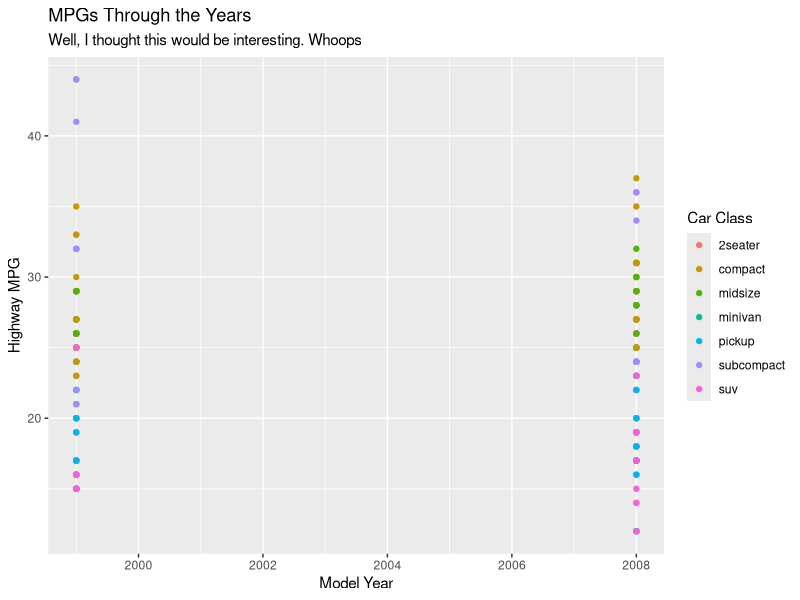
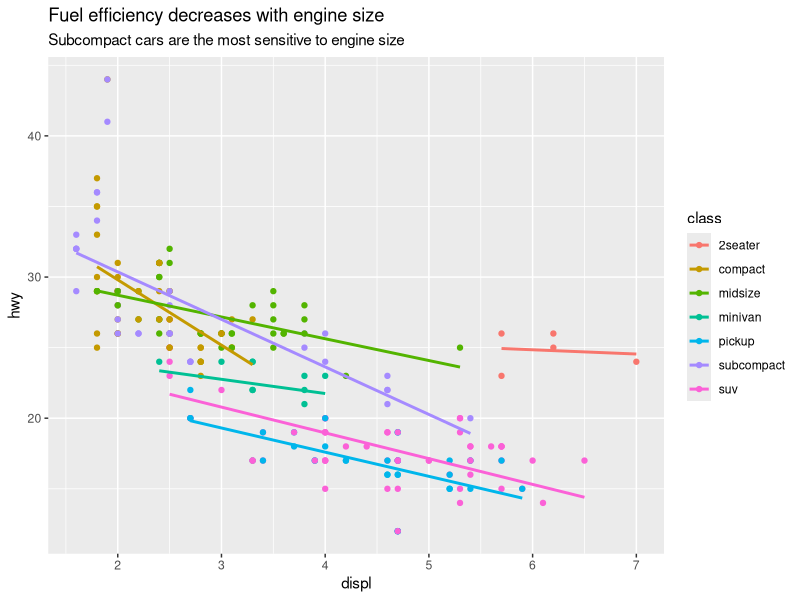
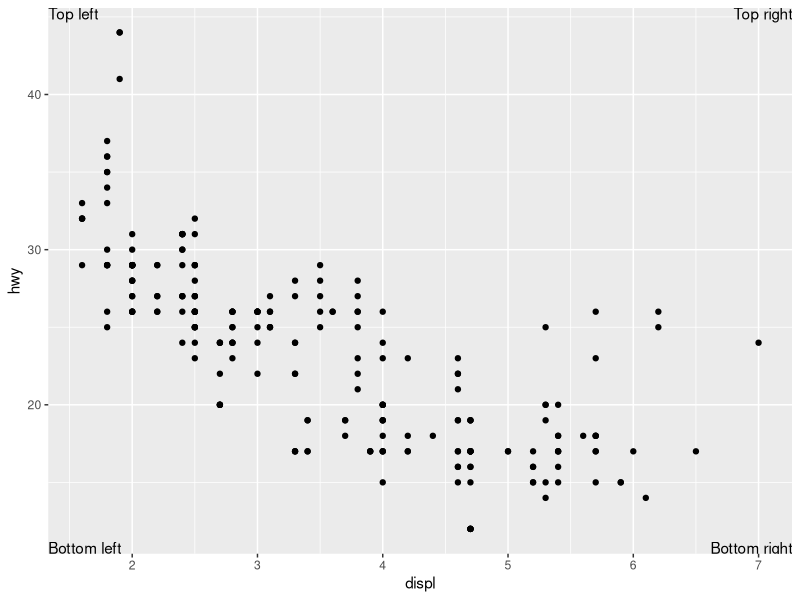
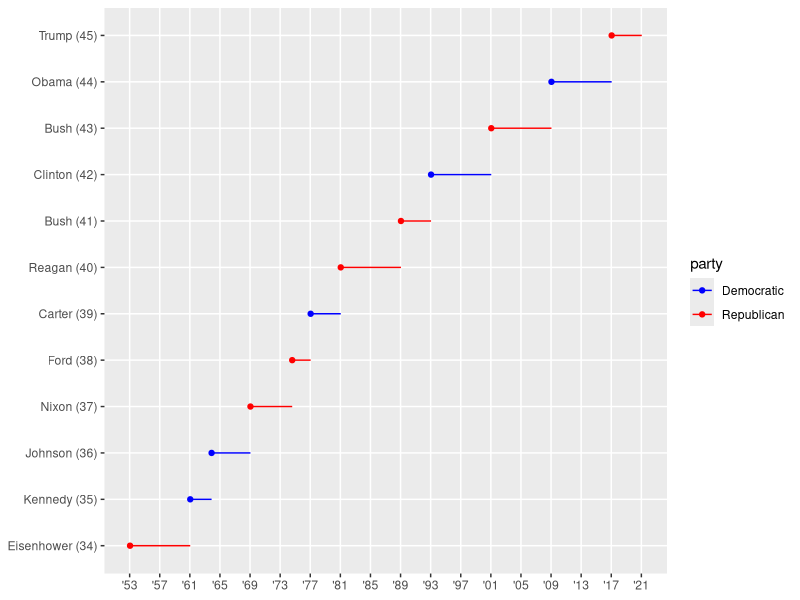
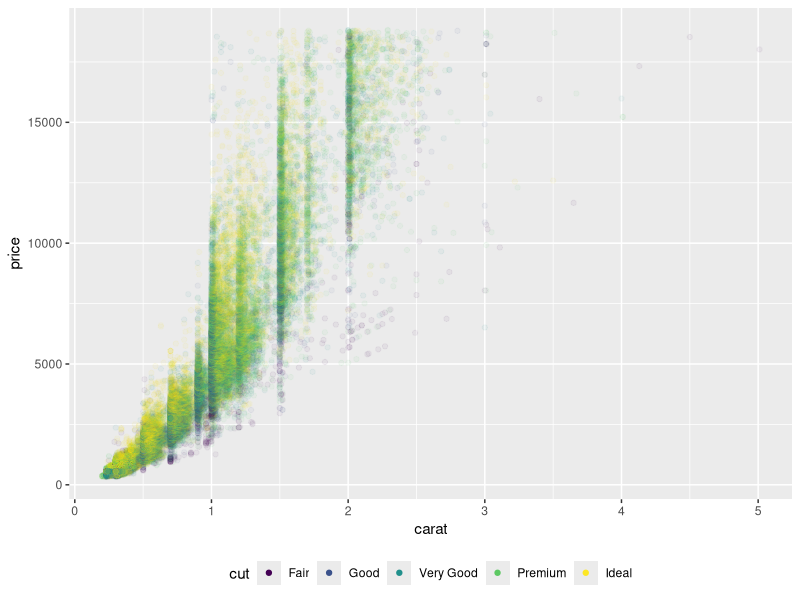

Write R code to recreate these figures, in order.
## ---- chunk 1
library(tidyverse)
library(lubridate)
## ---- chunk 2
ggplot(mpg, aes(x = year, y = hwy, color = class)) + 
  geom_point() + 
  labs(
    x = 'Model Year',
    y = 'Highway MPG',
    title = 'MPGs Through the Years',
    subtitle = 'Well, I thought this would be interesting. Whoops',
    color = 'Car Class'
  )

## ---- chunk 3
ggplot(mpg, aes(x = displ, y = hwy, colour = class)) +
  geom_point() +
  geom_smooth(method = "lm", se = FALSE) +
  labs(
    title = "Fuel efficiency decreases with engine size",
    subtitle = "Subcompact cars are the most sensitive to engine size"
  )

## ---- chunk 4
label <- tribble(
  ~displ, ~hwy, ~label, ~vjust, ~hjust,
     Inf,  Inf,    "Top right", "top", "right",
     Inf, -Inf,    "Bottom right", "bottom", "right",
    -Inf,  Inf,    "Top left", "top", "left",
    -Inf, -Inf,    "Bottom left", "bottom", "left"
)

ggplot(mpg, aes(displ, hwy)) +
  geom_point() +
  geom_text(aes(label = label, vjust = vjust, hjust = hjust), data = label)

## ---- chunk 5
years <- lubridate::make_date(seq(year(min(presidential$start)),
             year(max(presidential$end)),
             by = 4), 1, 1)

presidential %>%
  mutate(id = 33 + row_number(),
         name_id = stringr::str_c(name, ' (', id, ')'),
         name_id = factor(name_id, levels = name_id)) %>%
  ggplot(aes(start, name_id, colour = party)) +
    geom_point() +
    geom_segment(aes(xend = end, yend = name_id)) +
    scale_colour_manual(values = c(Republican = 'red', Democratic = 'blue')) +
    scale_y_discrete(NULL) +
    scale_x_date(NULL, breaks = years, date_labels = "'%y") +
    theme(panel.grid.minor = element_blank())
## ---- chunk 6
ggplot(diamonds, aes(carat, price)) +
  geom_point(aes(colour = cut), alpha = 1/20)  +
  theme(legend.position = "bottom") +
  guides(colour = guide_legend(nrow = 1, override.aes = list(alpha = 1)))
